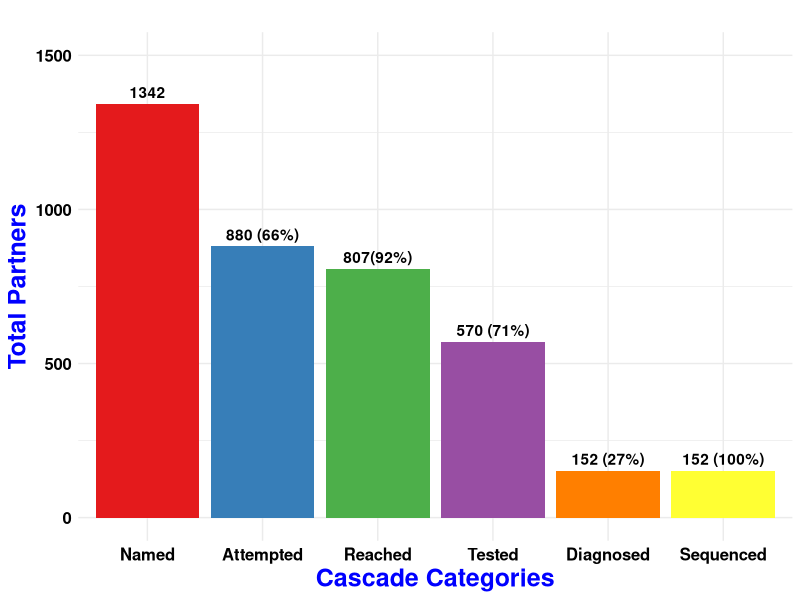

This chart was generated by the following R code: (Note: this script raises an error after producing the figure.)
rm(list=ls())

# Loading necessary libraries
library(tidyr)
library(ggplot2)
library(RColorBrewer)
library(here)

# Structuring the data with the average values
overall_data <- data.frame(
  Category = c("Named_Mean", "Contact_Attempted_Mean", "Reached_Mean", "Tested_Mean", "Diagnosed_Mean", "Sequenced_Mean"),
  Value = c(1342, 880, 807, 570, 152, 152)
)

# Adjusting the factor levels and labels for the Category column
overall_data$Category <- factor(overall_data$Category, 
                                levels = c("Named_Mean", 
                                           "Contact_Attempted_Mean",
                                           "Reached_Mean",
                                           "Tested_Mean",
                                           "Diagnosed_Mean",
                                           "Sequenced_Mean"),
                                labels = c("Named", 
                                           "Attempted",
                                           "Reached",
                                           "Tested", 
                                           "Diagnosed", 
                                           "Sequenced"))

# Color settings
set1_colors <- brewer.pal(6, "Set1")
levels_to_colors <- c("Named", "Attempted", "Reached", "Tested", "Diagnosed", "Sequenced")
my_colors <- setNames(set1_colors, levels_to_colors)


# Create the labels
labels_n = c("1342", "880 (66%)", "807(92%)", 
            "570 (71%)", "152 (27%)", "152 (100%)")

# Updated plot code
p_overall <- ggplot(overall_data, aes(x = Category, y = Value, fill = Category)) +
  geom_bar(stat = "identity", position = "dodge") +
  geom_text(aes(label=labels_n), vjust=-0.5, 
            #size=6, 
            fontface="bold") +
  labs(title = "",
       y = "Total Partners",
       x = "Cascade Categories") +
  scale_fill_manual(values=my_colors) +  # Setting colors manually
  scale_y_continuous(limits = c(0, 1500)) +
  theme_minimal() +
  theme(
    plot.title = element_text(size = 12, face = "bold"),
    axis.title.x = element_text(size = 18, face = "bold", color = "blue"),
    axis.title.y = element_text(size = 18, face = "bold", color = "blue"),
    axis.text.y = element_text(size = 12, face = "bold", color = "black"),
    axis.text.x = element_text(size = 12, face = "bold", color = "black"),
    legend.position = "none"   # This will remove the legend
  )

print(p_overall)

# Save plot
loc_to_save <- here("manuscript-viz", "out", "overall_cascade.pdf")
ggsave(loc_to_save, plot = p_overall, 
      width = 8, height = 6, dpi = 300)

# RDS for multipanel plot
saveRDS(list(p_overall=p_overall, 
             labels_n=labels_n),
        file = here("manuscript-viz", "out", "p_overall.rds"))

###
## Add bars to show cascade among overlapping persons as well
###

# The same as before
overall_data <- data.frame(
  Category = c("Named_Mean", "Contact_Attempted_Mean", "Reached_Mean", "Tested_Mean", "Diagnosed_Mean", "Sequenced_Mean"),
  Value = c(1342, 880, 807, 570, 152, 152)
)

overlapping_data <- data.frame(
  Category = c("Named_Mean", "Contact_Attempted_Mean", "Reached_Mean", "Tested_Mean", "Diagnosed_Mean", "Sequenced_Mean"),
  Value = c(1056, 687, 631, 446, 121, 121)
)

# Explicitly add "\n" for manual line breaks
overall_labels <- c("1342", "880\n(66%)", "807\n(92%)", "570\n(71%)", "152\n(27%)", "152\n(100%)")
overlapping_labels <- c("1056", "687\n(65%)", "631\n(92%)", "446\n(71%)", "121\n(27%)", "121\n(100%)")

# Combine both datasets
combined_data <- rbind(
  cbind(overall_data, Group = "Overall"),
  cbind(overlapping_data, Group = "Overlapping")
)

# Adjust the factor levels and labels for better ordering in the plot
combined_data$Category <- factor(combined_data$Category, 
                                 levels = c("Named_Mean", 
                                            "Contact_Attempted_Mean",
                                            "Reached_Mean",
                                            "Tested_Mean",
                                            "Diagnosed_Mean",
                                            "Sequenced_Mean"),
                                 labels = c("Named", 
                                            "Attempted",
                                            "Reached",
                                            "Tested", 
                                            "Diagnosed", 
                                            "Sequenced"))

                                            
# Updated plot with explicit line breaks
p_combined <- ggplot(combined_data, aes(x = Category, y = Value, fill = Category)) +
  geom_bar(aes(alpha = Group), stat = "identity", position = position_dodge(width = 0.8), width = 0.7) +
  geom_text(aes(label = ifelse(Group == "Overall", overall_labels, overlapping_labels)), 
            vjust = -0.5, fontface = "bold", size = 3.5,  # Adjust size for better fit
            hjust = ifelse(combined_data$Group == "Overall", 1.2, -0.2), 
            position = position_dodge(width = 0.8)) +  
  labs(title = "",
       y = "Total Partners",
       x = "Cascade Categories") +
  scale_fill_manual(values = set1_colors) +  # Keep Set1 colors
  scale_alpha_manual(values = c(1, 0.6)) +   # Use alpha to differentiate between Overall and Overlapping
  scale_y_continuous(limits = c(0, 1500)) +
  theme_minimal() +
  theme(
    plot.title = element_text(size = 12, face = "bold"),
    axis.title.x = element_text(size = 18, face = "bold", color = "blue"),
    axis.title.y = element_text(size = 18, face = "bold", color = "blue"),
    axis.text.y = element_text(size = 12, face = "bold", color = "black"),
    axis.text.x = element_text(size = 12, face = "bold", color = "black"),
    legend.position = "none"   # Remove legend since the Group is represented with alpha
  )

print(p_combined)

# Save updated plot
loc_to_save_combined <- here("manuscript-viz", "out", "combined_cascade_manual_linebreaks.pdf")
ggsave(loc_to_save_combined, plot = p_combined, 
       width = 8, height = 6, dpi = 300)

saveRDS(p_combined, file = here("manuscript-viz", "out", "p_combined_manual_linebreaks.rds"))
saveRDS(overall_labels, file = here("manuscript-viz", "out", "overall_labels.rds"))
saveRDS(overlapping_labels, file = here("manuscript-viz", "out", "overlapping_labels.rds"))
